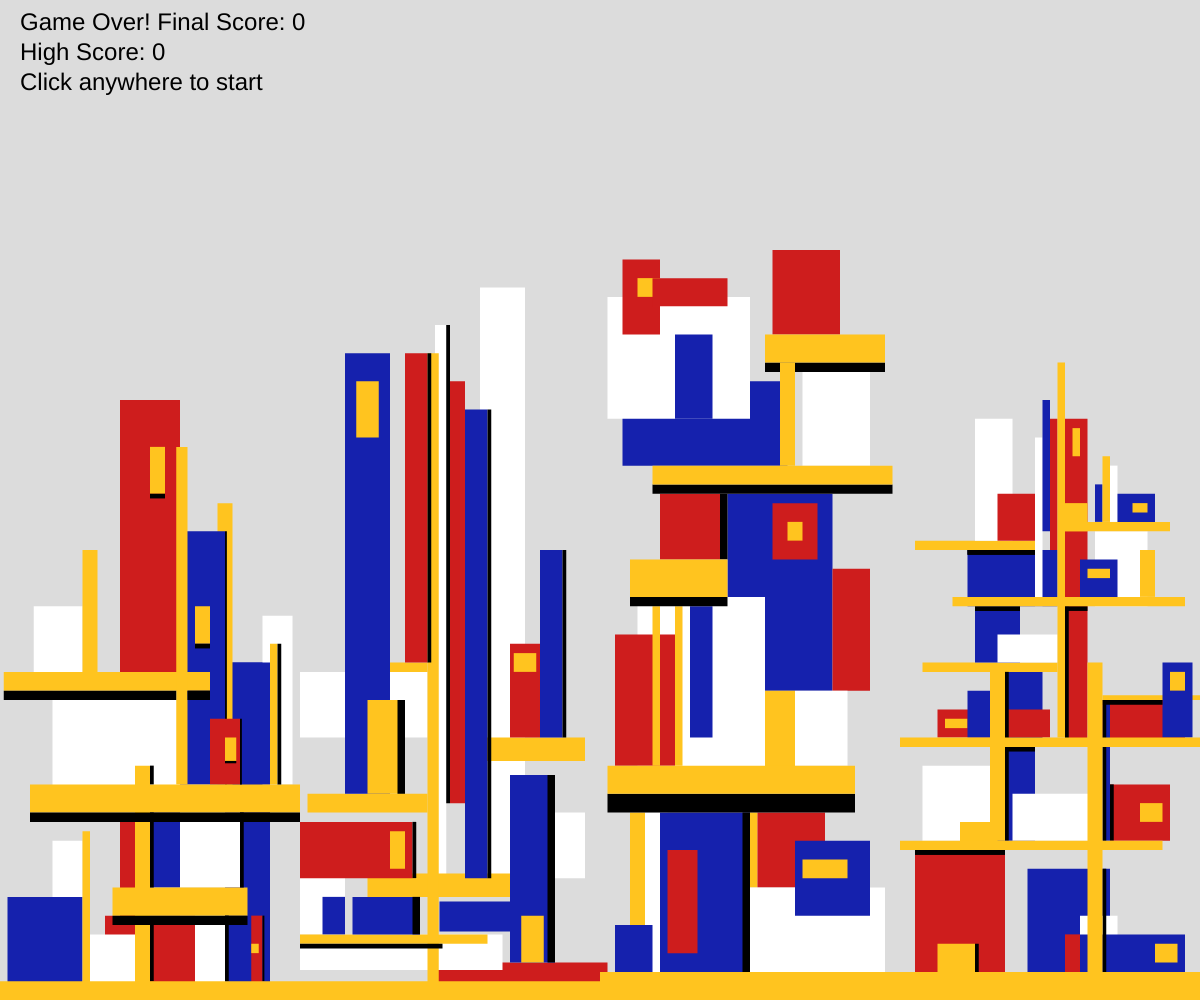
Frame 1 (no input)
Frame 60 (no input): identical to frame 1, image omitted
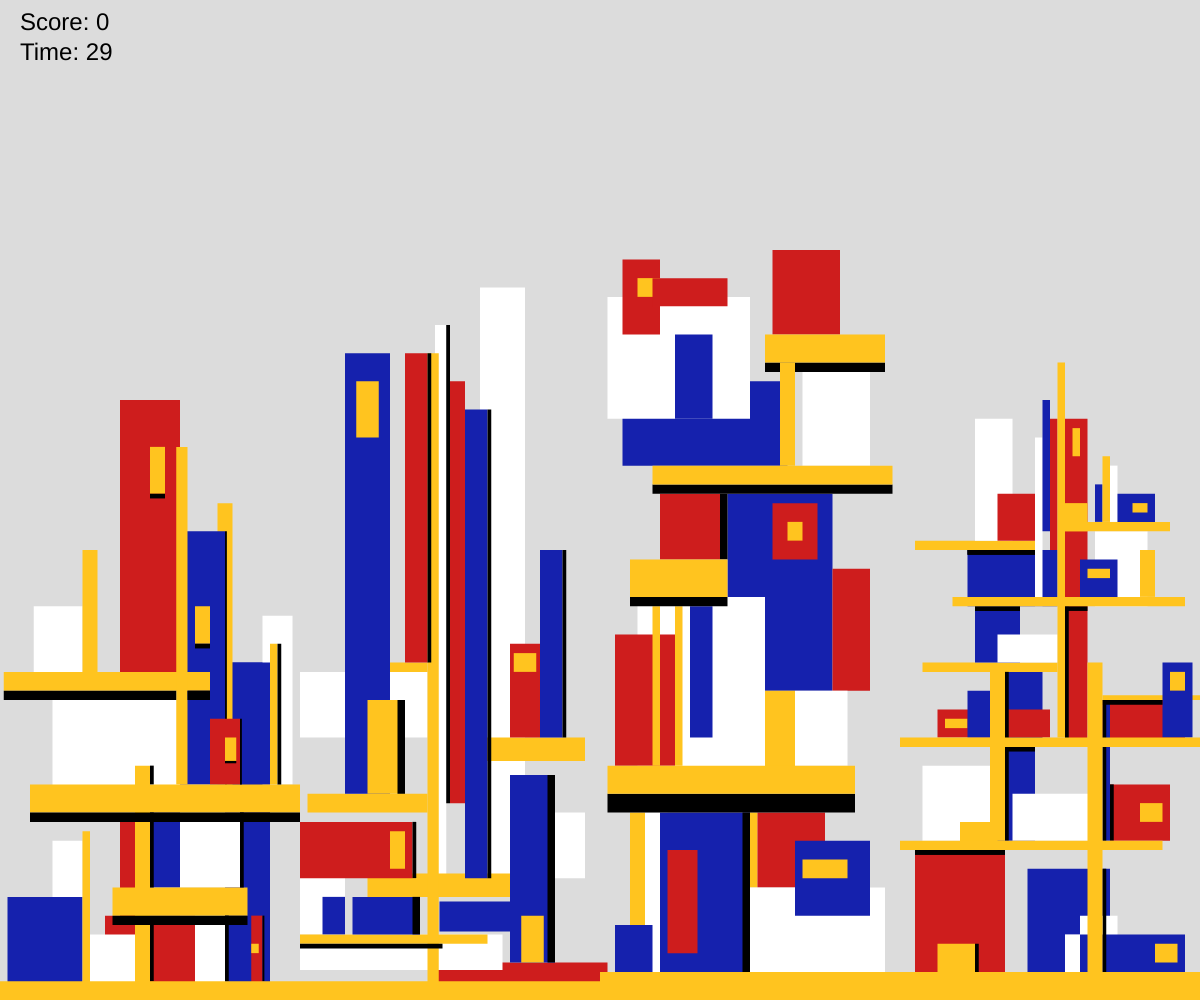
Frame 120 (the mouse pressed at the canvas centre since frame 60)

The p5.js sketch that drew these frames (run headless with seeded random() and noise() and a simulated clock; from frame 60 on, the mouse is pressed at the canvas centre):

// p5.js sketch
// ── sketch.js
// Global variables 
let secondSegStart;
let secondSegWidth;
let thirdSegStart;
let thirdSegWidth;
let fourthSegStart;
let fourthSegWidth;
let minHeight;
let maxHeight;
let rectWidth;
let rectHeight;
let red = [206, 29, 29];
let blue = [21, 33, 173];
let yellow = [255, 196, 31];


let activeBlock = null;  
let score = 0;          
let gameTimer = 30;     
let gameActive = false; 
let lastTime = 0;      
let highScore = 0;     

function getBlockId(x, y, w, h) {
  return `${x},${y},${w},${h}`;
}

function fillColour(colour) {
  if (Array.isArray(colour)) {
    fill(colour[0], colour[1], colour[2]);
    return;
  }
  switch(colour) {
    case "red":
      fill(red[0], red[1], red[2]);
      break;
    case "blue":
      fill(blue[0], blue[1], blue[2]);
      break;
    case "yellow":
      fill(yellow[0], yellow[1], yellow[2]);
      break;
    case "white":
      fill(255);
      break;
    case "black":
      fill(0);
      break;
  }
}

// Coordinate system modification:
// - First Building: Original coordinates (x)
// - Second Building: Shifted right by 40 units (x+40)
// - Third Building: Shifted right by 80 units (x+80)
// - Fourth Building: Shifted right by 120 units (x+120)
// This allows all buildings to be handled in a unified coordinate system
// for easier click detection and animation

function selectNewActiveBlock() {
  const possibleBlocks = [
    // First Building (Not changed)
    {x: 24, y: 10, w: 6, h: 10, c: "white"},
    {x: 14, y: 9, w: 12, h: 9, c: "red"},
    {x: 16, y: 19, w: 2, h: 12, c: "red"},
    {x: 7, y: 17, w: 4, h: 17, c: "white"},
    {x: 12, y: 7, w: 6, h: 7, c: "white"},
    {x: 1, y: 11, w: 10, h: 11, c: "blue"},
    {x: 19, y: 20, w: 5, h: 8, c: "blue"},
    {x: 30, y: 36, w: 6, h: 36, c: "blue"},
    {x: 33.5, y: 9, w: 1.5, h: 9, c: "red"},
    {x: 33.5, y: 6, w: 1, h: 1, c: "yellow"},
    {x: 24, y: 20, w: 8, h: 8, c: "white"},
    {x: 11, y: 18, w: 1, h: 18, c: "yellow"},
    {x: 15, y: 12, w: 18, h: 3, c: "yellow"},
    {x: 35, y: 41, w: 4, h: 18, c: "white"},
    {x: 30, y: 36, w: 6, h: 13, c: "blue"},
    {x: 36, y: 38, w: 1, h: 15, c: "yellow"},
    {x: 29, y: 53, w: 2, h: 30, c: "yellow"},
    {x: 24, y: 50, w: 6, h: 27, c: "blue"},
    {x: 26, y: 42, w: 2, h: 4, c: "yellow"},
    {x: 7, y: 33, w: 17, h: 11, c: "white"},
    {x: 28, y: 30, w: 4, h: 7, c: "red"},
    {x: 30, y: 28, w: 1.5, h: 2.5, c: "yellow"},
    {x: 4, y: 23, w: 36, h: 3, c: "yellow"},
    {x: 18, y: 25, w: 2, h: 25, c: "yellow"},
    {x: 4.5, y: 42, w: 6.5, h: 7, c: "white"},
    {x: 0.5, y: 35, w: 27.5, h: 2, c: "yellow"},
    {x: 11, y: 48, w: 2, h: 13, c: "yellow"},
    {x: 16, y: 64, w: 8, h: 29, c: "red"},
    {x: 20, y: 59, w: 2, h: 5, c: "yellow"},
    {x: 23.5, y: 59, w: 1.5, h: 36, c: "yellow"},

    // Second Building (x + 40)
    {x: 58, y: 4, w: 23, h: 4, c: "red"},
    {x: 40, y: 7, w: 27, h: 3.8, c: "white"},
    {x: 40, y: 19, w: 6, h: 12, c: "white"},
    {x: 40, y: 35, w: 17, h: 7, c: "white"},
    {x: 73, y: 20, w: 5, h: 7, c: "white"},
    {x: 64, y: 76, w: 6, h: 63, c: "white"},
    {x: 58, y: 72, w: 1.5, h: 60, c: "white"},
    {x: 43, y: 1.5, w: 37, h: 1.5, c: "yellow"},
    {x: 40, y: 7, w: 25, h: 1, c: "yellow"},
    {x: 49, y: 13.5, w: 20, h: 2.5, c: "yellow"},
    {x: 41, y: 22, w: 16, h: 2, c: "yellow"},
    {x: 51, y: 36, w: 6, h: 1, c: "yellow"},
    {x: 57, y: 69, w: 1.5, h: 69, c: "yellow"},
    {x: 60, y: 28, w: 18, h: 2.5, c: "yellow"},
    {x: 46, y: 69, w: 6, h: 47, c: "blue"},
    {x: 43, y: 11, w: 3, h: 4, c: "blue"},
    {x: 47, y: 11, w: 9, h: 4, c: "blue"},
    {x: 62, y: 63, w: 3, h: 50, c: "blue"},
    {x: 72, y: 48, w: 3, h: 20, c: "blue"},
    {x: 58.6, y: 10.5, w: 10, h: 3.2, c: "blue"},
    {x: 68, y: 24, w: 6, h: 20, c: "blue"},
    {x: 54, y: 69, w: 3, h: 33, c: "red"},
    {x: 40, y: 19, w: 15, h: 6, c: "red"},
    {x: 60, y: 66, w: 2, h: 45, c: "red"},
    {x: 68, y: 38, w: 4, h: 10, c: "red"},
    {x: 47.5, y: 66, w: 3, h: 6, c: "yellow"},
    {x: 49, y: 32, w: 5, h: 10, c: "yellow"},
    {x: 52, y: 18, w: 2, h: 4, c: "yellow"},
    {x: 68.5, y: 37, w: 3, h: 2, c: "yellow"},
    {x: 69.5, y: 9, w: 3, h: 5, c: "yellow"},

     // Third Building (x + 80)
     {x: 86, y: 20, w: 3, h: 20, c: "white"},
     {x: 84, y: 20, w: 2, h: 20, c: "yellow"},
     {x: 82, y: 8, w: 5, h: 5, c: "blue"},
     {x: 88, y: 20, w: 12, h: 20, c: "blue"},
     {x: 89, y: 16, w: 4, h: 11, c: "red"},
     {x: 100, y: 20, w: 1, h: 8, c: "yellow"},
     {x: 101, y: 20, w: 9, h: 8, c: "red"},
     {x: 100, y: 12, w: 18, h: 12, c: "white"},
     {x: 106, y: 17, w: 10, h: 8, c: "blue"},
     {x: 107, y: 15, w: 6, h: 2, c: "yellow"},
     {x: 88, y: 54, w: 8, h: 7, c: "red"},
     {x: 97, y: 54, w: 14, h: 21, c: "blue"},
     {x: 111, y: 46, w: 5, h: 13, c: "red"},
     {x: 103, y: 53, w: 6, h: 6, c: "red"},
     {x: 105, y: 51, w: 2, h: 2, c: "yellow"},
     {x: 85, y: 43, w: 17, h: 19, c: "white"},
     {x: 106, y: 33, w: 7, h: 8, c: "white"},
     {x: 82, y: 39, w: 8, h: 14, c: "red"},
     {x: 92, y: 42, w: 3, h: 14, c: "blue"},
     {x: 87, y: 42, w: 1, h: 17, c: "yellow"},
     {x: 90, y: 42, w: 1, h: 17, c: "yellow"},
     {x: 102, y: 33, w: 4, h: 9, c: "yellow"},
     {x: 81, y: 25, w: 33, h: 3, c: "yellow"},
     {x: 84, y: 47, w: 13, h: 4, c: "yellow"},
     {x: 83, y: 66, w: 22, h: 9, c: "blue"},
     {x: 107, y: 67, w: 9, h: 10, c: "white"},
     {x: 81, y: 75, w: 19, h: 13, c: "white"},
     {x: 90, y: 71, w: 5, h: 9, c: "blue"},
     {x: 83, y: 79, w: 5, h: 8, c: "red"},
     {x: 85, y: 77, w: 3, h: 2, c: "yellow"},
     {x: 87, y: 77, w: 10, h: 3, c: "red"},
     {x: 103, y: 80, w: 9, h: 9, c: "red"},
     {x: 87, y: 57, w: 32, h: 2, c: "yellow"},
     {x: 102, y: 71, w: 16, h: 3, c: "yellow"},
     {x: 104, y: 68, w: 2, h: 11, c: "yellow"},
 
     // Fourth Building (x + 120)
     {x: 122, y: 16, w: 12, h: 15, c: "red"},
     {x: 137, y: 14, w: 11, h: 13, c: "blue"},
     {x: 128, y: 8, w: 18, h: 7, c: "white"},
     {x: 125, y: 6, w: 5, h: 5, c: "yellow"},
     {x: 142, y: 7, w: 2, h: 6, c: "red"},
     {x: 144, y: 9, w: 5, h: 8, c: "white"},
     {x: 144, y: 7, w: 14, h: 6, c: "blue"},
     {x: 154, y: 6, w: 3, h: 2, c: "yellow"},
     {x: 123, y: 25, w: 9, h: 8, c: "white"},
     {x: 132, y: 27, w: 6, h: 10, c: "blue"},
     {x: 135, y: 22, w: 12, h: 5, c: "white"},
     {x: 148, y: 23, w: 8, h: 6, c: "red"},
     {x: 152, y: 21, w: 3, h: 2, c: "yellow"},
     {x: 128, y: 19, w: 5, h: 3, c: "yellow"},
     {x: 132, y: 35, w: 7, h: 8, c: "blue"},
     {x: 125, y: 31, w: 15, h: 3, c: "red"},
     {x: 126, y: 30, w: 3, h: 1, c: "yellow"},
     {x: 129, y: 33, w: 3, h: 5, c: "blue"},
     {x: 146, y: 32, w: 12, h: 5, c: "red"},
     {x: 147, y: 32, w: 1, h: 15, c: "blue"},
     {x: 155, y: 36, w: 4, h: 8, c: "blue"},
     {x: 156, y: 35, w: 2, h: 2, c: "yellow"},
     {x: 123, y: 36, w: 18, h: 1, c: "yellow"},
     {x: 130, y: 42, w: 6, h: 6, c: "blue"},
     {x: 133, y: 39, w: 8, h: 3, c: "white"},
     {x: 142, y: 62, w: 3, h: 35, c: "red"},
     {x: 143, y: 61, w: 1, h: 3, c: "yellow"},
     {x: 129, y: 48, w: 12, h: 6, c: "blue"},
     {x: 138, y: 60, w: 1, h: 18, c: "white"},
     {x: 139, y: 64, w: 1, h: 14, c: "blue"},
     {x: 140, y: 62, w: 1, h: 14, c: "red"},
     {x: 130, y: 62, w: 5, h: 13, c: "white"},
     {x: 133, y: 54, w: 5, h: 5, c: "red"},
     {x: 146, y: 50, w: 7, h: 8, c: "white"},
     {x: 152, y: 48, w: 2, h: 5, c: "yellow"},
     {x: 144, y: 47, w: 5, h: 4, c: "blue"},
     {x: 145, y: 46, w: 3, h: 1, c: "yellow"},
     {x: 142, y: 51, w: 14, h: 1, c: "yellow"},
     {x: 142, y: 53, w: 3, h: 3, c: "yellow"},
     {x: 146, y: 55, w: 1, h: 4, c: "blue"},
     {x: 147, y: 58, w: 1, h: 7, c: "yellow"},
     {x: 148, y: 57, w: 1, h: 6, c: "white"},
     {x: 149, y: 54, w: 5, h: 3, c: "blue"},
     {x: 151, y: 53, w: 2, h: 1, c: "yellow"}
   ];
   
   activeBlock = possibleBlocks[floor(random(possibleBlocks.length))];
 }

function drawRect(x, y, w, h, c) {
  let actualX = x * rectWidth;
  let actualY = windowHeight - y * rectHeight;
  let actualW = w * rectWidth;
  let actualH = h * rectHeight;

  let isActiveBlock = gameActive && activeBlock && 
    x === activeBlock.x && 
    y === activeBlock.y && 
    w === activeBlock.w && 
    h === activeBlock.h;
  
  if (isActiveBlock) {
    let blink = frameCount % 20 < 10 ? 255 : 0;
    fill(blink);
  } else {
    fillColour(c);
  }
  
  rect(actualX, actualY, actualW, actualH);
}


function startGame() {
  console.log("Starting new game");
  gameActive = true;
  score = 0;
  gameTimer = 30;
  lastTime = millis();
  activeBlock = null;
  selectNewActiveBlock();
}

function endGame() {
  gameActive = false;
  highScore = max(score, highScore);
  activeBlock = null;
}

//This function writing is supported by AI tool

function mousePressed() {
  if (!gameActive) {
    startGame();
    return;
  }
  
  if (activeBlock) {
    let actualX = activeBlock.x * rectWidth;
    let actualY = windowHeight - activeBlock.y * rectHeight;
    let actualW = activeBlock.w * rectWidth;
    let actualH = activeBlock.h * rectHeight;
    
    let tolerance = 10;
    
    if (mouseX >= actualX - tolerance && 
        mouseX <= actualX + actualW + tolerance &&
        mouseY >= actualY - tolerance && 
        mouseY <= actualY + actualH + tolerance) {

      score++;
      selectNewActiveBlock();
    }
  }
}

function drawFirstBuilding() {
  // Bottom layer
  drawRect(24,10,6,10,"white");
  drawRect(14,9,12,9,"red");
  drawRect(16,19,2,12,"red");
  drawRect(7,17,4,17,"white");
  drawRect(12,7,6,7,"white");
  drawRect(1,11,10,11,"blue");
  drawRect(19,20,5,8,"blue");
  drawRect(30,36,6,36,"blue");
  drawRect(33.5,9,1.5,9,"red");
  drawRect(33.5,6,1,1,"yellow");
  drawRect(24,20,8,8,"white");
  drawRect(11,18,1,18,"yellow");
  drawRect(15,12,18,3,"yellow");
  drawRect(35,9,0.25,7,"black");
  drawRect(30,9,0.5,7,"black");
  drawRect(18,7,0.5,5,"black");

  // Middle layer
  drawRect(35,41,4,18,"white");
  drawRect(30,36,6,13,"blue");
  drawRect(36,38,1,15,"yellow");
  drawRect(29,53,2,30,"yellow");
  drawRect(24,50,6,27,"blue");
  drawRect(30,50,0.25,27,"black");
  drawRect(26,42,2,4,"yellow");
  drawRect(7,33,17,11,"white");
  drawRect(28,30,4,7,"red");
  drawRect(30,28,1.5,2.5,"yellow");
  drawRect(4,23,36,3,"yellow");
  drawRect(18,25,2,25,"yellow");
  drawRect(4,20,36,1,"black");
  drawRect(26,38,2,0.5,"black");
  drawRect(20,25,0.5,2,"black");
  drawRect(20,20,0.5,8,"black");
  drawRect(20,8,0.5,6,"black");
  drawRect(15,9,18,1,"black");
  drawRect(32,20,0.5,8,"black");

  // Top layer
  drawRect(4.5,42,6.5,7,"white");
  drawRect(0.5,35,27.5,2,"yellow");
  drawRect(11,48,2,13,"yellow");
  drawRect(16,64,8,29,"red");
  drawRect(20,59,2,5,"yellow");
  drawRect(23.5,59,1.5,36,"yellow");
  drawRect(0.5,33,23,1,"black");
  drawRect(25,33,3,1,"black");
  drawRect(20,54,2,0.5,"black");
  drawRect(37,38,0.5,15,"black");
  drawRect(32,30,0.25,7,"black");
  drawRect(30,25.5,1.5,0.25,"black");

  // Yellow floor
  drawRect(0-40,2,39,2,"yellow");
}

function drawSecondBuilding() {
  
  drawRect(18+40, 4, 23, 4, "red");   
  
  //White
  drawRect(0+40, 7, 27, 3.8, "white");   
  drawRect(0+40, 19, 6, 12, "white");   
  drawRect(0+40, 35, 17, 7, "white");    
  drawRect(33+40, 20, 5, 7, "white");   
  drawRect(24+40, 76, 6, 63, "white"); 
  drawRect(18+40, 72, 1.5, 60, "white");

  // Yellow
  drawRect(3+40, 1.5, 37, 1.5, "yellow");   
  drawRect(0+40, 7, 25, 1, "yellow");   
  drawRect(9+40, 13.5, 20, 2.5, "yellow"); 
  drawRect(1+40, 22, 16, 2, "yellow");  
  drawRect(11+40, 36, 6, 1, "yellow");  
  drawRect(17+40, 69, 1.5, 69, "yellow"); 
  drawRect(20+40, 28, 18, 2.5, "yellow"); 
 
  // Blue
  drawRect(6+40, 69, 6, 47, "blue");
  drawRect(3+40, 11, 3, 4, "blue"); 
  drawRect(7+40, 11, 9, 4, "blue");
  drawRect(22+40, 63, 3, 50, "blue");
  drawRect(32+40, 48, 3, 20, "blue");
  drawRect(18.6+40, 10.5, 10, 3.2, "blue"); 
  drawRect(28+40, 24, 6, 20, "blue"); 

  // Red
  drawRect(14+40, 69, 3, 33, "red");    
  drawRect(0+40, 19, 15, 6, "red"); 
  drawRect(20+40, 66, 2, 45, "red");
  drawRect(28+40, 38, 4, 10, "red");    

  // Other Yellow
  drawRect(7.5+40, 66, 3, 6, "yellow"); 
  drawRect(9+40, 32, 5, 10, "yellow");
  drawRect(12+40, 18, 2, 4, "yellow"); 
  drawRect(28.5+40, 37, 3, 2, "yellow"); 
  drawRect(29.5+40, 9, 3, 5, "yellow");

  // black shadows
  drawRect(13+40, 32, 1, 10, "black");  
  drawRect(15+40, 19, 0.5, 6, "black"); 
  drawRect(15+40, 11, 1, 4, "black"); 
  drawRect(17+40, 69, 0.5, 33, "black");
  drawRect(19+40.5, 72, 0.5, 51, "black");
  drawRect(25+40, 63, 0.5, 50, "black");
  drawRect(35+40, 48, 0.5, 20, "black");
  drawRect(33+40, 24, 1, 20, "black");
  drawRect(0+40, 6, 19, 0.5, "black");
}


function drawThirdBuilding() {
  
  // Bottom layer
  drawRect(6+80, 20, 3, 20, "white");
  drawRect(4+80, 20, 2, 20, "yellow");
  drawRect(2+80, 8, 5, 5, "blue");
  drawRect(8+80, 20, 12, 20, "blue");
  drawRect(9+80, 16, 4, 11, "red");
  drawRect(20+80, 20, 1, 8, "yellow");
  drawRect(21+80, 20, 9, 8, "red");
  drawRect(20+80, 12, 18, 12, "white");
  drawRect(26+80, 17, 10, 8, "blue");
  drawRect(27+80, 15, 6, 2, "yellow");
  drawRect(1+80, 22, 33, 2, "black");
  drawRect(19+80, 20, 1, 20, "black");

  // Middle layer
  drawRect(8+80, 54, 8, 7, "red");
  drawRect(17+80, 54, 14, 21, "blue");
  drawRect(31+80, 46, 5, 13, "red");
  drawRect(23+80, 53, 6, 6, "red");
  drawRect(25+80, 51, 2, 2, "yellow");
  drawRect(5+80, 43, 17, 19, "white");
  drawRect(26+80, 33, 7, 8, "white");
  drawRect(2+80, 39, 8, 14, "red");
  drawRect(12+80, 42, 3, 14, "blue");
  drawRect(7+80, 42, 1, 17, "yellow");
  drawRect(10+80, 42, 1, 17, "yellow");
  drawRect(22+80, 33, 4, 9, "yellow");
  drawRect(1+80, 25, 33, 3, "yellow");
  drawRect(16+80, 54, 1, 7, "black");
  drawRect(7+80, 55, 32, 1, "black");
  drawRect(4+80, 43, 13, 1, "black");
  drawRect(4+80, 47, 13, 4, "yellow");

  // Top layer
  drawRect(3+80, 66, 22, 9, "blue");
  drawRect(27+80, 67, 9, 10, "white");
  drawRect(1+80, 75, 19, 13, "white");
  drawRect(10+80, 71, 5, 9, "blue");
  drawRect(3+80, 79, 5, 8, "red");
  drawRect(5+80, 77, 3, 2, "yellow");
  drawRect(7+80, 77, 10, 3, "red");
  drawRect(23+80, 80, 9, 9, "red");
  drawRect(22+80, 68, 16, 1, "black");
  drawRect(7+80, 57, 32, 2, "yellow");
  drawRect(22+80, 71, 16, 3, "yellow");
  drawRect(24+80, 68, 2, 11, "yellow");
  
  // Yellow floor
  drawRect(0+80, 3, 40, 3, "yellow");

}

function drawFourthBuilding() {

  //bottom layer
  drawRect(2+120, 16, 12, 15, "red");
  drawRect(17+120, 14, 11, 13, "blue");
  drawRect(81+120, 8, 18, 7, "white");
  drawRect(5+120, 6, 5, 5, "yellow");
  drawRect(22+120, 7, 2, 6, "red");
  drawRect(24+120, 9, 5, 8, "white");
  drawRect(24+120, 7, 14, 6, "blue");
  drawRect(34+120, 6, 3, 2, "yellow");

  //second layer
  drawRect(3+120, 25, 9, 8, "white");
  drawRect(12+120, 27, 6, 10, "blue");
  drawRect(15+120, 22, 12, 5, "white");
  drawRect(28+120, 23, 8, 6, "red");
  drawRect(32+120, 21, 3, 2, "yellow");
  drawRect(8+120, 19, 5, 3, "yellow");


  //third layer
  drawRect(12+120, 35, 7, 8, "blue");
  drawRect(5+120, 31, 15, 3, "red");
  drawRect(6+120, 30, 3, 1, "yellow");
  drawRect(9+120, 33, 3, 5, "blue");
  drawRect(26+120, 32, 12, 5, "red");
  drawRect(27+120, 32, 1, 15, "blue");
  drawRect(27+120, 32.5, 15, 0.5, "yellow");
  drawRect(35+120, 36, 4, 8, "blue");
  drawRect(36+120, 35, 2, 2, "yellow");
  drawRect(3+120, 36, 18, 1, "yellow");
  drawRect(10+120, 42, 6, 6, "blue");
  drawRect(13+120, 39, 8, 3, "white");
  drawRect(22+120, 62, 3, 35, "red"); 
  drawRect(23+120, 61, 1, 3, "yellow");

  //forth layer
  drawRect(9+120, 48, 12, 6, "blue");
  drawRect(18+120, 60, 1, 18, "white");
  drawRect(19+120, 64, 1, 14, "blue");
  drawRect(20+120, 62, 1, 14, "red");
  drawRect(2+120, 49, 16, 1, "yellow");
  drawRect(10+120, 62, 5, 13, "white");
  drawRect(13+120, 54, 5, 5, "red");
  drawRect(26+120, 50, 7, 8, "white");
  drawRect(32+120, 48, 2, 5, "yellow");
  drawRect(24+120, 47, 5, 4, "blue");
  drawRect(25+120, 46, 3, 1, "yellow");
  drawRect(22+120, 51, 14, 1, "yellow");
  drawRect(22+120, 53, 3, 3, "yellow");
  drawRect(26+120, 55, 1, 4, "blue");
  drawRect(27+120, 58, 1, 7, "yellow");
  drawRect(28+120, 57, 1, 6, "white");
  drawRect(29+120, 54, 5, 3, "blue");
  drawRect(31+120, 53, 2, 1, "yellow");


  //shadow
  drawRect(2+120, 16, 12, 0.5, "black");
  drawRect(2+120, 16, 12, 0.5, "black");
  drawRect(10+120, 6, 0.5, 5, "black");
  drawRect(12+120, 25, 0.5, 6, "black");
  drawRect(28+120, 23, 0.5, 6, "black");
  drawRect(14+120, 35, 0.5, 18, "black");
  drawRect(27+120, 32, 0.5, 15, "black");
  drawRect(27+120, 14, 0.5, 12, "black");
  drawRect(14+120, 27, 4, 0.5, "black");
  drawRect(27+120, 32, 8, 0.5, "black");
  drawRect(10+120, 42, 6, 0.5, "black");
  drawRect(22+120, 42, 0.5, 15, "black");
  drawRect(22+120, 42, 3, 0.5, "black");
  drawRect(9+120, 48, 9, 0.5, "black");
  drawRect(9+120, 48, 9, 0.5, "black");

  //yellow floor
  drawRect(0+120, 3, 40, 2, "yellow");
  drawRect(0+120, 17, 35, 1, "yellow");
  drawRect(0+120, 28, 40, 1, "yellow");
  drawRect(12+120, 35, 2, 18, "yellow");
  drawRect(25+120, 36, 2, 34, "yellow");
  drawRect(7+120, 43, 31, 1, "yellow");
  drawRect(21+120, 68, 1, 40, "yellow");
}

function setup() {
  createCanvas(windowWidth, windowHeight);
  noStroke();
  
  secondSegWidth = width/4;  
  minHeight = height/4;
  maxHeight = height - minHeight;
  rectWidth = secondSegWidth/40;
  rectHeight = maxHeight/80;
}

function draw() {
  background(220);
  
  if (gameActive) {
    let currentTime = millis();
    if (currentTime - lastTime >= 1000) {
      gameTimer--;
      lastTime = currentTime;
      if (gameTimer <= 0) {
        endGame();
      }
    }
  }
  
  drawFirstBuilding();
  drawSecondBuilding();
  drawThirdBuilding();
  drawFourthBuilding();

  // Yellow floor
  fillColour("yellow");
  rect(0, height-rectHeight*2, width, rectHeight*2);

  
  fill(0);
  textSize(24);
  textAlign(LEFT);


  // This score part is inspired by AI tool
  if (gameActive) {
    text(`Score: ${score}`, 20, 30);
    text(`Time: ${gameTimer}`, 20, 60);
  } else {
    text(`Game Over! Final Score: ${score}`, 20, 30);
    text(`High Score: ${highScore}`, 20, 60);
    text(`Click anywhere to start`, 20, 90);
  }
}

  function windowResized() {
    resizeCanvas(windowWidth, windowHeight);
    
    secondSegWidth = windowWidth/4;
    minHeight = windowHeight/4;
    maxHeight = windowHeight - minHeight;
    rectWidth = secondSegWidth/40;
    rectHeight = maxHeight/80;
  }
